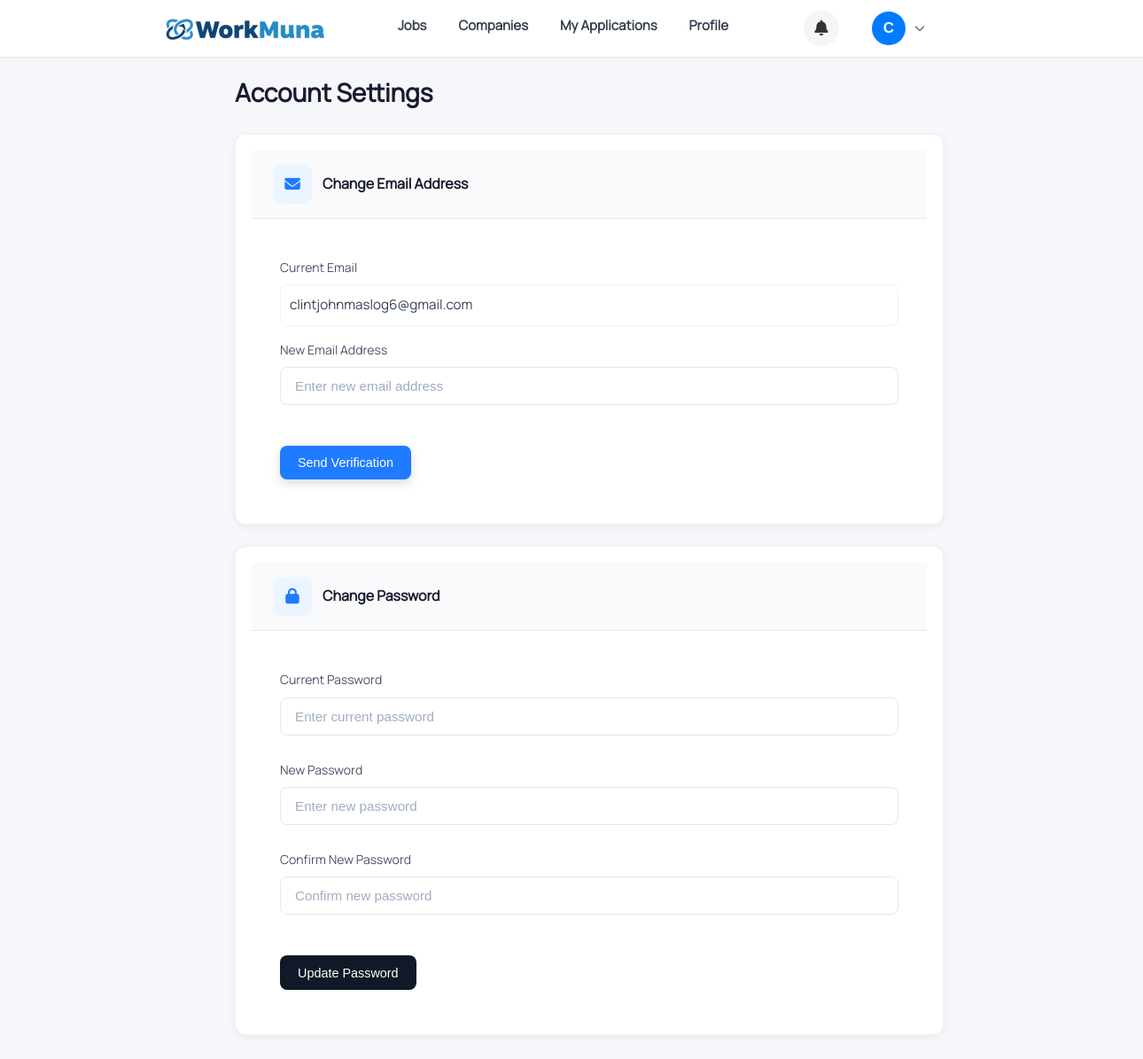
The app's page /applicant/settings.php (signed in) with its own data.
### tables this page shows
CREATE TABLE `user_profile` (
  `user_profile_id` int(11) NOT NULL,
  `user_id` int(11) NOT NULL,
  `user_status_id` int(11) NOT NULL DEFAULT 0,
  `user_profile_first_name` varchar(50) NOT NULL,
  `user_profile_middle_name` varchar(50) DEFAULT NULL,
  `user_profile_last_name` varchar(50) NOT NULL,
  `user_profile_extension_name` varchar(10) DEFAULT NULL,
  `user_profile_dob` date DEFAULT NULL,
  `user_profile_email_address` varchar(100) NOT NULL,
  `user_profile_contact_no` varchar(20) DEFAULT NULL,
  `user_profile_created_at` datetime NOT NULL,
  `user_profile_updated_at` datetime NOT NULL,
  `user_profile_gender` varchar(10) DEFAULT NULL,
  `user_profile_photo` varchar(255) DEFAULT NULL
);

CREATE TABLE `user` (
  `user_id` int(11) NOT NULL,
  `user_type_id` int(11) NOT NULL,
  `user_status_id` int(11) NOT NULL,
  `user_email` varchar(100) NOT NULL,
  `display_name` varchar(255) DEFAULT NULL,
  `user_password` varchar(255) NOT NULL,
  `user_created_at` datetime NOT NULL,
  `twofa_code` varchar(6) DEFAULT NULL,
  `twofa_expires` datetime DEFAULT NULL,
  `activation_token` varchar(255) DEFAULT NULL,
  `token_expires_at` datetime DEFAULT NULL,
  `twofa_enabled` tinyint(1) NOT NULL DEFAULT 0
);

### applicant/settings.php (the view, shortened to what this page needs)
<?php
include 'header.php';
$user_id = $_SESSION['user_id'];
$sql = 'SELECT user_email FROM user WHERE user_id = ? LIMIT 1';
$stmt = $conn->prepare($sql);
if ($stmt === false) {
  error_log("settings.php prepare failed: " . $conn->error . " -- SQL: " . $sql);
  $res = $conn->query("SELECT user_email FROM user WHERE user_id = " . (int)$user_id . " LIMIT 1");
  $me = $res ? $res->fetch_assoc() : ['user_email'=>''];
} else {
  $stmt->bind_param('i', $user_id);
  $stmt->execute();
  $me = $stmt->get_result()->fetch_assoc();
}
function e($s){ return htmlspecialchars($s ?? '', ENT_QUOTES, 'UTF-8'); }
?>
<!doctype html>
<html lang="en">
<head>
    <link rel="stylesheet" href="https://cdnjs.cloudflare.com/ajax/libs/font-awesome/6.4.0/css/all.min.css">
</head>
<body class="employer-settings">
<main class="settings-container">
  <div class="settings-layout">
    <section class="settings-main">
      <h2>Account Settings</h2>
      <div class="card">
        <div class="card-header"><i class="fa-solid fa-envelope"></i> Change Email Address</div>
        <div class="card-body">
          <label>Current Email</label>
          <div id="currentEmail" class="field readonly">
            <?php echo e($me['user_email'] ?? $_SESSION['user_email'] ?? ''); ?>
        </div>
          <label>New Email Address</label>
          <input id="newEmail" type="email" placeholder="Enter new email address">
          <div class="card-actions">
            <button id="sendEmailOtpBtn" class="btn secondary">Send Verification</button>
          </div>
        </div>
      </div>
      <div class="card">
        <div class="card-header"><i class="fa-solid fa-lock"></i> Change Password</div>
        <div class="card-body">
          <label>Current Password</label>
          <input id="currentPass" type="password" placeholder="Enter current password">
          <label>New Password</label>
          <input id="newPass" type="password" placeholder="Enter new password">
          <label>Confirm New Password</label>
          <input id="confirmPass" type="password" placeholder="Confirm new password">
          <div class="card-actions">
            <button id="changePassBtn" class="btn btn-primary">Update Password</button>
          </div>
        </div>
      </div>
    </section>
  </div>
</main>
</body>
</html>

### applicant/header.php (shortened to what this page needs)
<?php
require_once '../database.php';
$user_first_name = null;
if (isset($_SESSION['user_id'])) {
    $user_id = (int) $_SESSION['user_id'];
    $stmt = $conn->prepare("
        SELECT user_profile_first_name
        FROM user_profile
        WHERE user_id = ?
        LIMIT 1
    ");
    $stmt->bind_param("i", $user_id);
    $stmt->execute();
    $stmt->bind_result($first_name);
    if ($stmt->fetch()) {
        $user_first_name = trim($first_name);
    }
}
?>
<link rel="stylesheet" href="../styles.css">
<header class="wm-header">
    <div class="wm-logo">
        <img src="../images/workmunalogo2-removebg.png" alt="WorkMuna Logo">
    </div>
    <nav class="wm-nav-left">
        <a href="search_jobs.php" class="<?= $activePage === 'job' ? 'active' : '' ?>"><span class="nav-label">Jobs</span></a>
        <a href="companies.php" class="<?= $activePage === 'companies' ? 'active' : '' ?>"><span class="nav-label">Companies</span></a>
        <a href="application.php" class="<?= $activePage === 'myapplications' ? 'active' : '' ?>"><span class="nav-label">My Applications</span></a>
        <a href="profile.php" class="<?= $activePage === 'profile' ? 'active' : '' ?>"><span class="nav-label">Profile</span></a>
    </nav>
    <div class="wm-nav-right">
        <div class="wm-notification-wrapper">
            <button type="button" class="wm-notification-btn" id="notificationBtn" aria-label="Notifications" aria-expanded="false">
                <i class="fa-solid fa-bell"></i>
            </button>
        </div>
        <div class="wm-user-menu">
            <button class="wm-user-btn">
                <span class="user-circle">
                    <?= strtoupper(substr($user_first_name ?? 'U', 0, 1)) ?>
                </span>
                <i class="fa-solid fa-chevron-down"></i>
            </button>
        </div>
    </div>
</header>

### applicant/header.php (style rules this page uses)
.wm-notification-wrapper { position: relative; margin-right: 12px; display: inline-block; }
.wm-notification-btn { background: #f5f5f5; border: none; width: 40px; height: 40px; border-radius: 50%; display: flex; align-items: center; justify-content: center; cursor: pointer; position: relative; transition: background 0.2s; z-index: 10; }
.wm-notification-btn i { font-size: 1.1rem; color: #333; pointer-events: none; }

### applicant/settings.php (style rules this page uses)
* { box-sizing: border-box; }
body.employer-settings { margin: 0; padding: 0; font-family: 'Segoe UI', Tahoma, Geneva, Verdana, sans-serif; background: #f5f7fb; color: #1a1a2e; min-height: 100vh; }
.settings-container { max-width: 1200px; margin: 0 auto; padding: 2rem 1.5rem 3rem; }
.settings-layout { display: flex; flex-direction: column; gap: 1.5rem; width: 100%; }
.settings-main { width: 100%; }
.settings-main h2 { font-size: 1.75rem; font-weight: 600; color: #1a1a2e; margin: 0 0 1.5rem 0; }
.settings-main .card { width: 100%; background: #fff; border-radius: 12px; box-shadow: 0 2px 8px rgba(0, 0, 0, 0.06); overflow: hidden; margin-bottom: 1.5rem; max-width: 800px; }
.settings-main .card-header { display: flex; align-items: center; gap: 0.75rem; padding: 1rem 1.5rem; background: #f8fafc; border-bottom: 1px solid #e2e8f0; font-weight: 600; font-size: 1rem; color: #1a1a2e; }
.settings-main .card-header i { color: #1f7bff; font-size: 1.1rem; }
.settings-main .card-body { padding: 2rem; }
.settings-main .card-body label { display: block; font-size: 0.875rem; font-weight: 500; color: #4a5568; margin-bottom: 0.5rem; margin-top: 1rem; }
.settings-main .card-body label:first-child { margin-top: 0; }
.settings-main .card-body input[type="email"], .settings-main .card-body input[type="password"], .settings-main .card-body input[type="text"] { width: 100%; padding: 0.75rem 1rem; font-size: 0.95rem; border: 1px solid #e2e8f0; border-radius: 8px; background: #fff; color: #1a1a2e; transition: border-color 0.2s, box-shadow 0.2s; }
.settings-main .card-body input::placeholder { color: #a0aec0; }
.settings-main .field.readonly { padding: 0.75rem 1rem; background: #f1f5f9; border: 1px solid #e2e8f0; border-radius: 8px; font-size: 0.95rem; color: #64748b; }
.settings-main .card-actions { display: flex; gap: 0.75rem; margin-top: 1.5rem; flex-wrap: wrap; }
.settings-main .btn { display: inline-flex; align-items: center; justify-content: center; gap: 0.5rem; padding: 0.7rem 1.25rem; font-size: 0.9rem; font-weight: 500; border: none; border-radius: 8px; cursor: pointer; transition: all 0.2s; }
.settings-main .btn.secondary, .settings-main .btn:not(.btn-primary) { background: #1f7bff; color: #fff; }
.settings-main .btn-primary { background: #1f7bff; color: #fff; }

### records on screen
user_profile: user_profile_first_name "C"
user: user_email "clintjohnmaslog6@gmail.com"
